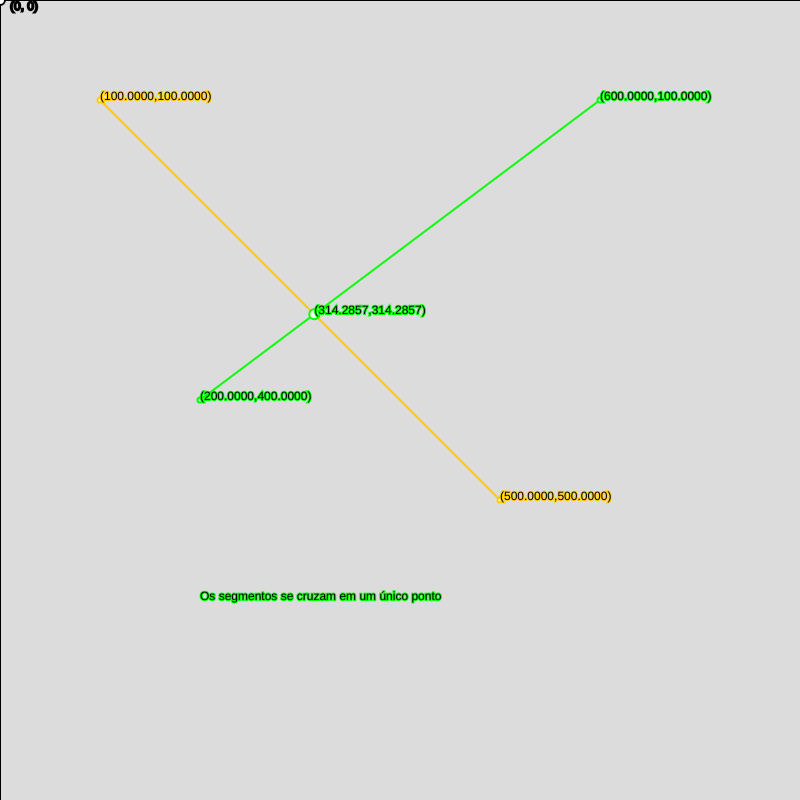
Frame 1 (no input)
Frame 60 (no input): identical to frame 1, image omitted
Frame 120 (the mouse pressed at the canvas centre since frame 60): identical to frame 1, image omitted

The p5.js sketch that drew this single still picture (run headless with seeded random() and noise() and a simulated clock; from frame 60 on, the mouse is pressed at the canvas centre):

// p5.js sketch
// ── sketch.js
function setup() {
  createCanvas(800, 800);
}


function draw() {
  
  stroke(0,0,0)
  background(220);
  strokeWeight(2)
  line(0, 0, 800, 0)
  line(0, 0, 0, 800)
  circle(0, 0, 10);
  text("(0, 0)", 10, 10)
  
  //Receber pontos de cada segmento:
  //Ponto A - Inicial de AB
  var ax = 100;
  var ay = 100;
  
  //Ponto B - Final de AB
  var bx = 500;
  var by = 500;
  
  //Ponto C - inicial de CD
  var cx = 200;
  var cy = 400;
  
  //Ponto D - Final de CD
  var dx = 600;
  var dy = 100;
  
  //Desenhar retas:
  stroke(255, 204, 0)
  strokeWeight(2);
  line(ax,ay, bx, by);
  circle(ax, ay, 5);
  text(`(${ax.toFixed(4)},${ay.toFixed(4)})`, ax, ay )
  circle(bx, by, 5)
  text(`(${bx.toFixed(4)},${by.toFixed(4)})`, bx, by )
  
  stroke(0,255,0)
  line(cx, cy, dx, dy);
  circle(cx, cy, 5);
  text(`(${cx.toFixed(4)},${cy.toFixed(4)})`, cx, cy )
  circle(dx, dy, 5)
  text(`(${dx.toFixed(4)},${dy.toFixed(4)})`, dx, dy )
  
  //Equação da reta: y = mx + n
  //Calcular coeficientes angulares das equações das retas AB e CD:
  mAB = (by-ay)/(bx-ax)
  mCD = (dy-cy)/(dx-cx)
  
  //Calcular b para cada equação da reta: n = y - mx
  //Utilizamos um ponto um dos pontos dados do segmento como base para o cálculo:
  nAB = ay - mAB*ax //Utilizei (ax,ay)
  nCD = cy - mCD*cx //Utilizei (cx,cy)
  
  //Agora precisamos verificar se os segmentos são possivelmente paralelos ou colineares:
  //Possivelmente porque as equações das retas indicarão essas caracteríesticas mas a visualização "não indicar" isso
  
  //Os segmentos são colineares: mAB = mCD e nAB = nCD
  if (mAB === mCD && nAB === nCD){
    console.log("Os segmentos são colineares")
    text("Os segmentos são colineares", 200, 600)
  } else if (mAB === mCD) {//Os segmentos são caracteristicamente paralelos: mAB = mCD, apenas
    console.log ("Os segmentos são paralelos")
    text("Os segmentos são paralelos", 200, 600)
  } else { //Os segmentos poderão se cruzar em apenas um ponto
    console.log("Iniciar verificação de cruzamento")
    
    //yAB === yCD => x = (nCD - nAB)/(mAB-mCD)
    var xComum = (nCD-nAB)/(mAB-mCD)
    
    //Agora precisamos verificar seas retas realmente se cruzam, para isso, podemos verificar se o xComum está dentro dos intervalos de X tanto em AB quanto em CD:
    if(xComum >= ax && xComum <= bx && xComum >= cx && xComum<=dx){
      console.log("xComum dentro dos intervalos")
      //calcular o y comum e mostrar o ponto - posso usar uma das equações da reta pra isso
      var yComum = mAB*xComum + nAB
      circle(xComum, yComum, 10)
      console.log(`As retas se cruzam no ponto (${xComum},${yComum})`)
      text(`(${xComum.toFixed(4)},${yComum.toFixed(4)})`, xComum, yComum )
      text("Os segmentos se cruzam em um único ponto", 200, 600)
      
    } else {
      console.log("Os segmentos não se cruzam")
      text("Os segmentos não se cruzam", 200, 600)
    }
  }
}
